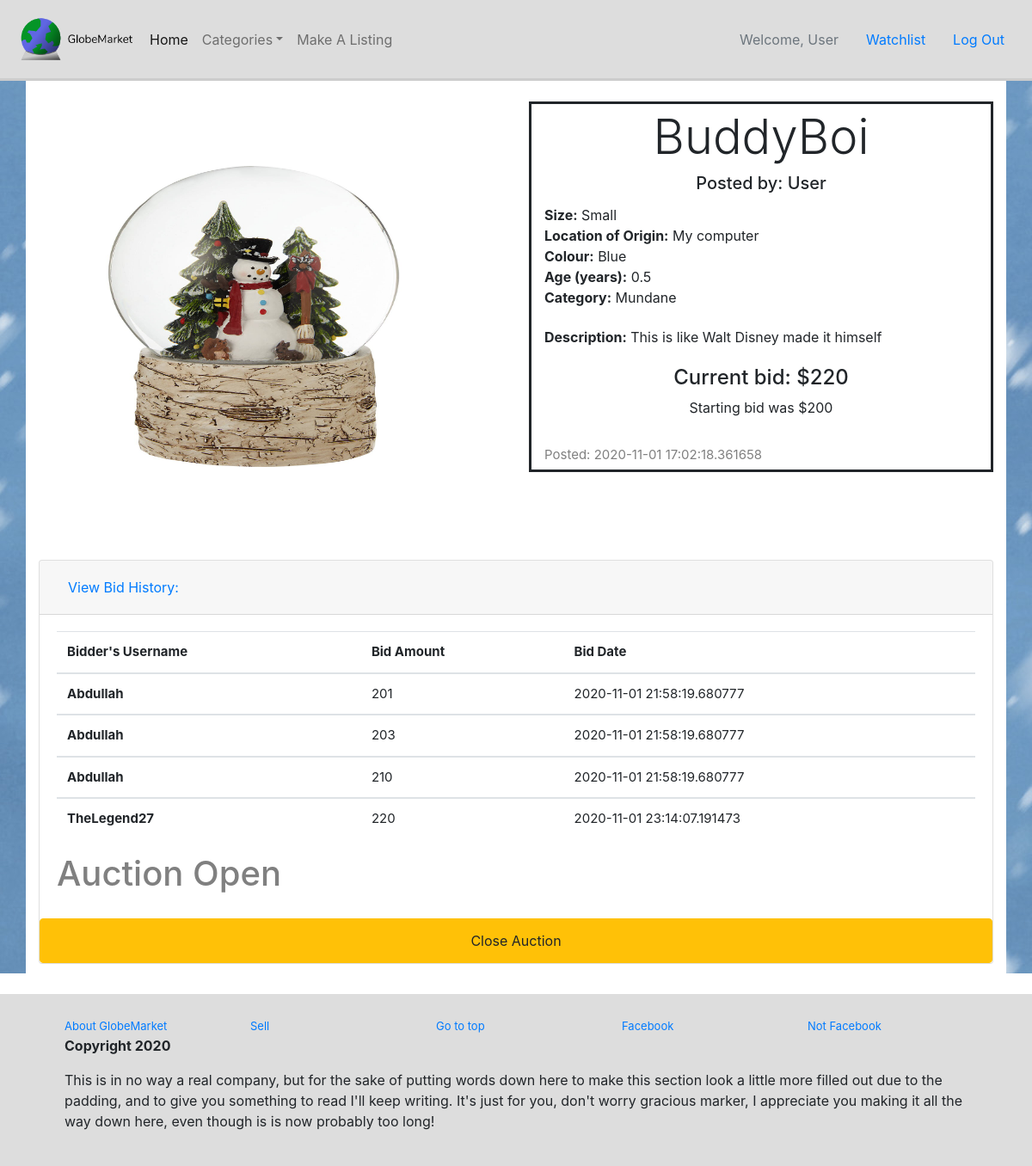
Page /listings/3 (signed in) on the committed database.
### auction/models.py (models this page shows, shortened)
class User(db.Model, UserMixin):
    __tablename__='users'
    id = db.Column(db.Integer, primary_key=True)
    name = db.Column(db.String(100), index=True, unique=True, nullable=False)
    emailid = db.Column(db.String(100), index=True, nullable=False)
    password_hash = db.Column(db.String(255), nullable=False)
    contact_num = db.Column(db.Integer, nullable=False)
    address = db.Column(db.String(255), nullable=False)

class Listing(db.Model):
    __tablename__ = 'listings'
    id = db.Column(db.Integer, primary_key=True)
    name = db.Column(db.String(80), nullable=False)
    size = db.Column(db.String(50), nullable=False)
    origin = db.Column(db.String(200), nullable=False)
    colour = db.Column(db.String(100), nullable=False)
    age = db.Column(db.Integer, nullable=False)
    category = db.Column(db.String(100), nullable=False)
    description = db.Column(db.String(200), nullable=False)
    startbid = db.Column(db.Integer, nullable=False)
    image = db.Column(db.String(400), nullable=False)
    upost = db.Column(db.String(30), db.ForeignKey('users.name'), nullable=False)
    created_at = db.Column(db.DateTime, default=datetime.now())
    status = db.Column(db.Boolean, default=True, nullable=False)

class Bidding(db.Model):
    __tablename__ = 'bids'
    id = db.Column(db.Integer, primary_key=True)
    sub_bid = db.Column(db.Integer, nullable=False)
    created_at = db.Column(db.DateTime, default=datetime.now())
    usr_id = db.Column(db.Integer, db.ForeignKey('users.id'), nullable=False)
    usr_name = db.Column(db.String(100), db.ForeignKey('users.name'), nullable=False)
    lis_id = db.Column(db.Integer, db.ForeignKey('listings.id'), nullable=False)
    def __repr__(self): #string print method
        return "${}".format(self.sub_bid)

### auction/listings.py (the view, shortened to what this page needs)
@bp.route('/<id>', methods = ['GET', 'POST'])
def show(id):
  listing = Listing.query.filter_by(id=id).first()
  showbid = Bidding.query.filter_by(lis_id=id).order_by(Bidding.sub_bid.desc()).first()
  tablebid = Bidding.query.filter_by(lis_id=id).all()
  bidform = BiddingForm()
  watchform = WatchlistAddForm()
  if watchform.validate_on_submit():
    watchadd = Watchlist(user_name=current_user.name,
                        list_id=listing.id)
    db.session.add(watchadd)
    db.session.commit()
    return redirect(url_for('listing.show', id=id))
  closeform = CloseAucForm()
  if closeform.validate_on_submit():
    listing.status=False
    db.session.commit()
    return redirect(url_for('listing.show', id=id))
  return render_template('listings/show.html',
                            listing=listing,
                            showbid=showbid,
                            tablebid=tablebid,
                            bidform=bidform,
                            watchform=watchform,
                            closeform=closeform)

### auction/forms.py
class BiddingForm(FlaskForm):
    bid_amount=IntegerField("Bid Amount", validators=[InputRequired('Enter bid amount')])
    submit=SubmitField("Enter Bid")

class WatchlistAddForm(FlaskForm):
    add_item=SubmitField("Add to Watchlist")

### auction/__init__.py (called while the page is built)
def create_app():
    app=Flask(__name__)  # this is the name of the module/package that is calling this app
    app.debug=True
    app.secret_key='utroutoru'
    app.config['SQLALCHEMY_DATABASE_URI']='sqlite:///marketplace.sqlite'
    db.init_app(app)
    bootstrap = Bootstrap(app)
    login_manager = LoginManager()
    login_manager.login_view='auth.login'
    login_manager.init_app(app)
    from .models import User  # importing here to avoid circular references
    @login_manager.user_loader
    def load_user(user_id):
        return User.query.get(int(user_id))
    from . import listings
    app.register_blueprint(listings.bp)
    from . import views
    app.register_blueprint(views.bp)
    from . import auth
    app.register_blueprint(auth.bp)
    from . import categories
    app.register_blueprint(categories.bp)
    return app

### auction/templates/listings/show.html (shortened to what this page needs)
{% extends 'base.html' %}
{% import "bootstrap/wtf.html" as wtf %}
{% block content %}
<div class="container" id="buffergrid" style="background-color: white;">
    <div class="row">
    <div class="col"><img src="{{listing.image}}" width="500" height="500"></div>
    <div class="col">
        <div class="container" id="bordergrid">
        <div class="row">
            <div class="col">
            <div class="bannertitle">
                <h1 class="display-4">{{ listing.name }}</h1>
                <h5>Posted by: {{ listing.upost }}</h5>
            </div>
            </div>
            <div class="col"><b>Size:</b> {{listing.size}}</div>
            <div class="col"><b>Location of Origin:</b> {{listing.origin}}</div>
            <div class="col"><b>Colour:</b> {{listing.colour}}</div>
            <div class="col"><b>Age (years):</b> {{listing.age}} </div>
            <div class="col"><b>Category:</b> {{listing.category}}</div>
            <div class="w-100" id="spacer"></div>
            <div class="col"><b>Description:</b> {{listing.description}}
            </div>
            <div class="col" id="padupbtn"><h4>Current bid: {{showbid}}</h4>
            <p>Starting bid was ${{listing.startbid}}</p></div>
            <div class="col" id="padup">Posted: {{listing.created_at}}</div>
        </div>
        </div>
    </div>
</div>
<div id="padup">
{% if listing.upost == current_user.name %}
        <div class="accordion" id="accordionExample">
            <div class="card">
            <div class="card-header" id="headingOne">
                <h2 class="mb-0">
                <button class="btn btn-link btn-block text-left" type="button" data-toggle="collapse" data-target="#collapseOne" aria-expanded="true" aria-controls="collapseOne">
                    View Bid History:
                </button>
                </h2>
            </div>
            <div id="collapseOne" class="collapse show" aria-labelledby="headingOne" data-parent="#accordionExample">
                <div class="card-body">
                    {% if tablebid %}
                        <table class="table">
                            <thead>
                            <tr>
                                    <th scope="col">Bidder's Username</th>
                                    <th scope="col">Bid Amount</th>
                                    <th scope="col">Bid Date</th>
                            </tr>
                            </thead>
                            {% for bid in tablebid %}
                                <tbody>
                                <tr>
                                    <th scope="row">{{bid.usr_name}}</th>
                                    <td>{{bid.sub_bid}}</td>
                                    <td>{{bid.created_at}}</td>
                                </tr>
                                </tbody>
                            {% endfor %}
                        </table>
                    {% else %}
                    <h2 class='nobids'>Aw. no one has made a bid yet. Head up champ, they'll buy it soon.</h2>
                    {% endif %}
                    {% if listing.status == True %}
                        <h1>Auction Open</h1>
                    {% else %}
                        <h1>Auction Closed</h1>
                    {% endif %}
                </div>
            </div>
            <button type="button" class="btn btn-warning">{{wtf.quick_form(closeform)}}</button>
            </div>
        </div>
{% endif %}
</div>
</div>
{% endblock %}

### auction/templates/base.html (shortened to what this page needs)
<!doctype html>
<html lang="en">
  <head>
    <link rel="stylesheet" type="text/css" href="{{ url_for('static',filename='globestyles.css') }}">
    <link rel="stylesheet" href="https://stackpath.bootstrapcdn.com/bootstrap/4.5.2/css/bootstrap.min.css">
  </head>
  <body style="background-image: url(/static/image/snowfall.jpg)">
      <header>
        <nav class="navbar navbar-expand-lg navbar-light">
            <img height="75px" width="150px" src="/static/image/GlobesideNB.png">
            <div class="collapse navbar-collapse" id="navbarSupportedContent">
            <ul class="navbar-nav mr-auto">
                <li class="nav-item active">
                <a class="nav-link" href="/">Home</a>
                </li>
                <li class="nav-item dropdown">
                  <a class="nav-link dropdown-toggle" data-toggle="dropdown" href="#" role="button" aria-haspopup="true" aria-expanded="false">Categories</a>
                </li>
                <li class="nav-item">
                    <a class="nav-link" href="listings/create">Make A Listing</a>
                </li>
            </ul>
                {% if current_user.is_authenticated %}
                  <a class="nav-item nav-link disabled text-muted" href="#"><span>Welcome, {{ current_user.name }}</span></a>
                  <a class="nav-item nav-link" href="/watchlist">Watchlist</a>
                  <a class="nav-item nav-link" href="{{ url_for('auth.logout') }}">Log Out</a>
                {% else %}
                  <a class="nav-item nav-link" href="{{ url_for('auth.register') }}">Register</a>
                  <a class="nav-item nav-link" href="{{ url_for('auth.login') }}">Log In</a>
                {% endif %}
            </div>
        </nav>
    </header>
    {% block content %}
    {% endblock %}
      <div id="bottomgap" style="background-color: white;">
        <footer>
          <div class="container">
            <div class="row">
              <div class="col-sm">
                <a class="fotext" href="/">About GlobeMarket</a>
              </div>
              <div class="col-sm">
                <a class="fotext" href="/listings/create">Sell</a>
              </div>
              <div class="col-sm">
                <a class="fotext" href="/">Go to top</a>
              </div>
              <div class="col-sm">
                <a class="fotext" href="/">Facebook</a>
              </div>
              <div class="col-sm">
                <a class="fotext" href="/">Not Facebook</a>
              </div>
              <div class="col-sm">
                <p class="cptext">Copyright 2020</p>
                <p>This is in no way a real company, but for the sake of putting words down here to make this section look a little more
                filled out due to the padding, and to give you something to read I'll keep writing. It's just for you, don't worry
                gracious marker, I appreciate you making it all the way down here, even though is is now probably too long!</p>
              </div>
            </div>
          </div>
        </footer>
      </div>
  </body>
</html>

### auction/static/globestyles.css (style rules this page uses)
nav { background-color: #DDDDDD; border-bottom-color: #CCC; border-bottom-style: solid; border-bottom-width: 0.05; }
#bottomgap { padding-top: 2%; }
footer { background-color: #DDD; padding-left: 5%; padding-right: 5%; padding-top: 2%; padding-bottom: 2%; }
.fotext { font-size: small; }
.cptext { font-weight: bold; }
.bannertitle { padding-bottom: 1%; padding-top: 1%; text-align: center; }
#buffergrid { padding-top: 2%; }
#padup { color: grey; padding-top: 3%; font-size: 15px; padding-bottom: 1%; }
#spacer { padding: 2%; }
#padupbtn { padding-top: 4%; text-align: center; }
#bordergrid { border-style: solid; }

### rows in the picture
User: name "User"
Listing: image (picture), name "BuddyBoi", upost "User", size "Small", origin "My computer", colour "Blue", age "0.5", category "Mundane", description "This is like Walt Disney made it himself", startbid "200", created_at "2020-11-01 17:02:18.361658"
Bidding: sub_bid "$220", usr_name "TheLegend27", sub_bid "220", created_at "2020-11-01 23:14:07.191473"
Bidding: usr_name "Abdullah", sub_bid "201", created_at "2020-11-01 21:58:19.680777"
Bidding: usr_name "Abdullah", sub_bid "203", created_at "2020-11-01 21:58:19.680777"
Bidding: usr_name "Abdullah", sub_bid "210", created_at "2020-11-01 21:58:19.680777"
